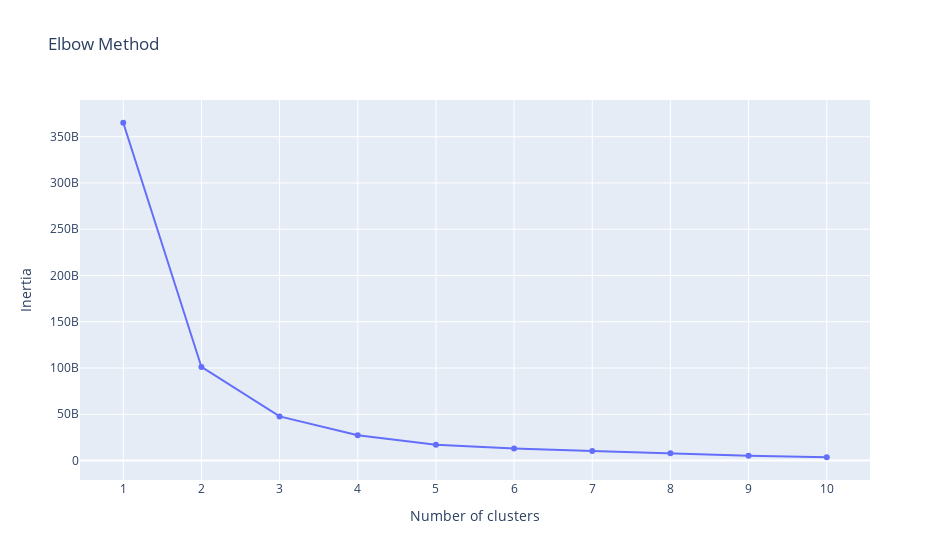
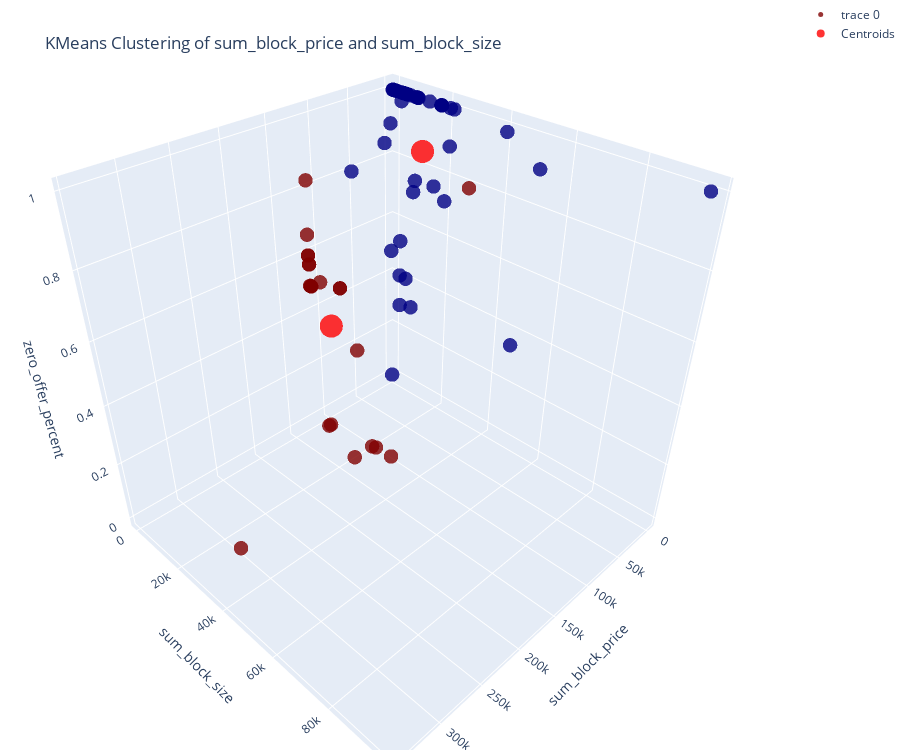

The cell these charts' notebook holds for them, in order:
### Markdown cell above
### Run the Cluster Function and Display Cluster Statistics

### Code cell
aggregate_choice = input('Would you like to aggregate the data before clustering? (Yes/No): ').lower()




if aggregate_choice == 'yes':
    aggregate_features_input = input('Enter the features you would like to cluster by separated by a space: ').split()
    aggregate_data_df = aggregate_data(daily_master_df)
    # add sum prefix to columns in aggregate_features
    for i in range(len(aggregate_features_input)): 
        if aggregate_features_input[i] != 'dispatched' and aggregate_features_input[i] != 'flexible' and aggregate_features_input[i] != 'zero_offer_percent':
            aggregate_features_input[i] = 'sum_' + aggregate_features_input[i]
        elif aggregate_features_input[i] == 'dispatched' or aggregate_features_input[i] == 'flexible':
            aggregate_features_input[i] = 'count_' + aggregate_features_input[i]
        elif aggregate_features_input[i] == 'zero_offer_percent':
            continue

    # perform the elbow method
    elbow_method(aggregate_data_df, aggregate_features_input)
    # prompt the user for the optimal number of clusters as determined by the elbow method plot
    optimal_clusters = int(input('Enter the optimal number of clusters: '))
    # perform the kmeans clustering on the aggregated data
    kmeans_cluster(aggregate_data_df, aggregate_features_input, optimal_clusters, aggregate_features_input, f'KMeans Clustering of {aggregate_features_input[0]} and {aggregate_features_input[1]}')

elif aggregate_choice == 'no':
    # prompt the user for the features they would like to cluster by
    features_input = input('Enter the features you would like to cluster by, separated by a space: ').split()

    # perform the elbow method
    elbow_method(daily_master_df, features_input)
    
    # prompt the user for the optimal number of clusters as determined by the elbow method plot
    optimal_clusters = int(input('Enter the optimal number of clusters: '))    
    if len(features_input) == 1:
        print("Error! Cannot perform clustering with only one feature. Please enter at least two features.")

    if len(features_input) == 2:
        kmeans_cluster(daily_master_df, features_input, optimal_clusters, features_input, f'KMeans Clustering of {features_input[0]} and {features_input[1]}')
        
    if len(features_input) == 3:
        kmeans_cluster(daily_master_df, features_input, optimal_clusters, features_input, f'KMeans Clustering of {features_input[0]}, {features_input[1]}, and {features_input[2]}') 

    if len(features_input) > 3:
        kmeans_cluster(daily_master_df, features_input, optimal_clusters, features_input, f'KMeans Clustering of Selected Features')

else:
    print('Invalid input. Please enter either "Yes" or "No".')

### Figure 1 — Plotly figure (JSON) as saved in the notebook; plotly's stock layout.template omitted (floating-point values rounded to 4 significant figures)
{"data": [{"mode": "lines+markers", "name": "Inertia", "type": "scatter", "x": [1, 2, 3, 4, 5, 6, 7, 8, 9, 10], "y": [365100000000.0, 101100000000.0, 47720000000.0, 27280000000.0, 17160000000.0, 13130000000.0, 10370000000.0, 7837000000.0, 5076000000.0, 3550000000.0]}], "layout": {"title": {"text": "Elbow Method"}, "width": 950, "xaxis": {"tickmode": "linear", "title": {"text": "Number of clusters"}}, "yaxis": {"title": {"text": "Inertia"}}}}

### Figure 2 — Plotly figure (JSON) as saved in the notebook; plotly's stock layout.template omitted (floating-point values rounded to 4 significant figures)
{"data": [{"hoverinfo": "text", "marker": {"color": [1, 1, 1, 1, 1, 1, 1, 1, 1, 1, 1, 1, 1, 0, 1, 1, 0, 1, 1, 1, 1, 1, 0, 0, 0, 0, 0, 0, 0, 0, 0, 0, 0, 0, 0, 0, 0, 0, 0, 0, 0, 0, 0, 0, 0, 0, 0, 0, 0, 0, 0, 0, 0, 0, 0, 0, 0, 0, 0, 0, 0, 0, 0, 0, 0, 1, 1, 0], "colorscale": [[0, "rgb(0,0,131)"], [0.2, "rgb(0,60,170)"], [0.4, "rgb(5,255,255)"], [0.6, "rgb(255,255,0)"], [0.8, "rgb(250,0,0)"], [1, "rgb(128,0,0)"]], "opacity": 0.8, "size": 5}, "mode": "markers", "text": ["asset_ID: BHL1<br>sum_block_price: 119998.79999999999<br>sum_block_size: 600<br>zero_offer_percent: 0.6", "asset_ID: COD1<br>sum_block_price: 119998.79999999999<br>sum_block_size: 600<br>zero_offer_percent: 0.6", "asset_ID: GEN5<br>sum_block_price: 119998.79999999999<br>sum_block_size: 1440<br>zero_offer_percent: 0.8333333333333334", "asset_ID: ME04<br>sum_block_price: 119998.79999999999<br>sum_block_size: 720<br>zero_offer_percent: 0.6666666666666666", "asset_ID: BFD1<br>sum_block_price: 119998.79999999999<br>sum_block_size: 720<br>zero_offer_percent: 0.5", "asset_ID: ALP1<br>sum_block_price: 119998.79999999999<br>sum_block_size: 840<br>zero_offer_percent: 0.5714285714285714", "asset_ID: ME03<br>sum_block_price: 119998.79999999999<br>sum_block_size: 840<br>zero_offer_percent: 0.5714285714285714", "asset_ID: ME02<br>sum_block_price: 119998.79999999999<br>sum_block_size: 960<br>zero_offer_percent: 0.5", "asset_ID: ALP2<br>sum_block_price: 119998.79999999999<br>sum_block_size: 1200<br>zero_offer_percent: 0.5", "asset_ID: SDH1<br>sum_block_price: 119998.79999999999<br>sum_block_size: 1200<br>zero_offer_percent: 0.5", "asset_ID: CMH1<br>sum_block_price: 161712.25<br>sum_block_size: 33000<br>zero_offer_percent: 0.48457575757575755", "asset_ID: BR5<br>sum_block_price: 343315.48<br>sum_block_size: 47400<br>zero_offer_percent: 0.23333333333333334", "asset_ID: SCR6<br>sum_block_price: 104998.95<br>sum_block_size: 54448<br>zero_offer_percent: 0.9652328827505142", "asset_ID: CRS3<br>sum_block_price: 72325.4<br>sum_block_size: 4838<br>zero_offer_percent: 0.8284415047540306", "asset_ID: VVW1<br>sum_block_price: 118694.24000000002<br>sum_block_size: 5640<br>zero_offer_percent: 0.0", "asset_ID: VVW2<br>sum_block_price: 116071.68000000001<br>sum_block_size: 5640<br>zero_offer_percent: 0.0", "asset_ID: CRS2<br>sum_block_price: 27073.480000000003<br>sum_block_size: 4735<br>zero_offer_percent: 0.8753959873284055", "asset_ID: HRV1<br>sum_block_price: 108000.0<br>sum_block_size: 1200<br>zero_offer_percent: 0.5", "asset_ID: SH2<br>sum_block_price: 216319.74<br>sum_block_size: 48000<br>zero_offer_percent: 0.3", "asset_ID: SD6<br>sum_block_price: 171201.72<br>sum_block_size: 48120<br>zero_offer_percent: 0.22443890274314215", "asset_ID: KH2<br>sum_block_price: 188091.15000000002<br>sum_block_size: 47400<br>zero_offer_percent: 0.28080168776371306", "asset_ID: SH1<br>sum_block_price: 194914.28999999998<br>sum_block_size: 48000<br>zero_offer_percent: 0.3", "asset_ID: EC01<br>sum_block_price: 19280.640000000003<br>sum_block_size: 13440<br>zero_offer_percent: 0.35714285714285715", "asset_ID: DOWG<br>sum_block_price: 33124.81<br>sum_block_size: 25102<br>zero_offer_percent: 0.8126842482670703", "asset_ID: ALS1<br>sum_block_price: 27420.0<br>sum_block_size: 10963<br>zero_offer_percent: 0.47067408556052176", "asset_ID: NPP1<br>sum_block_price: 27672.0<br>sum_block_size: 11215<br>zero_offer_percent: 0.5884975479268837", "asset_ID: SCL1<br>sum_block_price: 10645.259999999998<br>sum_block_size: 54520<br>zero_offer_percent: 0.9317681584739546", "asset_ID: NAT1<br>sum_block_price: 6842.73<br>sum_block_size: 1584<br>zero_offer_percent: 0.49747474747474746", "asset_ID: ANC1<br>sum_block_price: 4935.3<br>sum_block_size: 7250<br>zero_offer_percent: 0.41779310344827586", "asset_ID: ENC3<br>sum_block_price: 27697.020000000004<br>sum_block_size: 11100<br>zero_offer_percent: 0.36576576576576575", "asset_ID: KH3<br>sum_block_price: 27633.11<br>sum_block_size: 53733<br>zero_offer_percent: 0.4187370889397577", "asset_ID: GEN6<br>sum_block_price: 6861.589999999998<br>sum_block_size: 1320<br>zero_offer_percent: 0.9090909090909091", "asset_ID: SET1<br>sum_block_price: 5457.780000000002<br>sum_block_size: 1547<br>zero_offer_percent: 0.01680672268907563", "asset_ID: JOF1<br>sum_block_price: 4060.1000000000004<br>sum_block_size: 9750<br>zero_offer_percent: 0.72", "asset_ID: FH1<br>sum_block_price: 7901.76<br>sum_block_size: 22787<br>zero_offer_percent: 0.7372624742177557", "asset_ID: MKR1<br>sum_block_price: 3592.56<br>sum_block_size: 22997<br>zero_offer_percent: 0.8975083706570423", "asset_ID: TC01<br>sum_block_price: 3217.6800000000003<br>sum_block_size: 10158<br>zero_offer_percent: 0.7560543414057885", "asset_ID: DRW1<br>sum_block_price: 0.0<br>sum_block_size: 360<br>zero_offer_percent: 1.0", "asset_ID: MUL1<br>sum_block_price: 0.0<br>sum_block_size: 600<br>zero_offer_percent: 1.0", "asset_ID: UOC1<br>sum_block_price: 0.0<br>sum_block_size: 1440<br>zero_offer_percent: 1.0", "asset_ID: TLM2<br>sum_block_price: 0.0<br>sum_block_size: 1560<br>zero_offer_percent: 1.0", "asset_ID: WCD1<br>sum_block_price: 0.0<br>sum_block_size: 1800<br>zero_offer_percent: 1.0", "asset_ID: BCR2<br>sum_block_price: 0.0<br>sum_block_size: 3360<br>zero_offer_percent: 1.0", "asset_ID: SCR1<br>sum_block_price: 0.0<br>sum_block_size: 4197<br>zero_offer_percent: 1.0", "asset_ID: PH1<br>sum_block_price: 0.0<br>sum_block_size: 4378<br>zero_offer_percent: 1.0", "asset_ID: CRS1<br>sum_block_price: 3549.5899999999997<br>sum_block_size: 4744<br>zero_offer_percent: 0.9799747048903878", "asset_ID: HMT1<br>sum_block_price: 0.0<br>sum_block_size: 4560<br>zero_offer_percent: 1.0", "asset_ID: RL1<br>sum_block_price: 0.0<br>sum_block_size: 5040<br>zero_offer_percent: 1.0", "asset_ID: HRT1<br>sum_block_price: 0.0<br>sum_block_size: 5640<br>zero_offer_percent: 1.0", "asset_ID: RB5<br>sum_block_price: 0.0<br>sum_block_size: 5880<br>zero_offer_percent: 1.0", "asset_ID: CL01<br>sum_block_price: 0.0<br>sum_block_size: 9268<br>zero_offer_percent: 1.0", "asset_ID: FNG1<br>sum_block_price: 0.0<br>sum_block_size: 6120<br>zero_offer_percent: 1.0", "asset_ID: BCRK<br>sum_block_price: 0.0<br>sum_block_size: 7200<br>zero_offer_percent: 1.0", "asset_ID: EC04<br>sum_block_price: 0.0<br>sum_block_size: 9771<br>zero_offer_percent: 1.0", "asset_ID: PR1<br>sum_block_price: 0.0<br>sum_block_size: 10055<br>zero_offer_percent: 1.0", "asset_ID: TC02<br>sum_block_price: 0.0<br>sum_block_size: 10200<br>zero_offer_percent: 1.0", "asset_ID: MEG1<br>sum_block_price: 0.0<br>sum_block_size: 14400<br>zero_offer_percent: 1.0", "asset_ID: APS1<br>sum_block_price: 0.0<br>sum_block_size: 18592<br>zero_offer_percent: 1.0", "asset_ID: BR4<br>sum_block_price: 0.0<br>sum_block_size: 18600<br>zero_offer_percent: 1.0", "asset_ID: IOR2<br>sum_block_price: 0.0<br>sum_block_size: 18861<br>zero_offer_percent: 1.0", "asset_ID: IOR1<br>sum_block_price: 0.0<br>sum_block_size: 18821<br>zero_offer_percent: 1.0", "asset_ID: NX02<br>sum_block_price: 0.0<br>sum_block_size: 21960<br>zero_offer_percent: 1.0", "asset_ID: MKRC<br>sum_block_price: 0.0<br>sum_block_size: 23285<br>zero_offer_percent: 1.0", "asset_ID: SCR5<br>sum_block_price: 1902.9<br>sum_block_size: 41662<br>zero_offer_percent: 0.9878786424079496", "asset_ID: EGC1<br>sum_block_price: 0.0<br>sum_block_size: 97474<br>zero_offer_percent: 1.0", "asset_ID: NPC3<br>sum_block_price: 79999.2<br>sum_block_size: 720<br>zero_offer_percent: 0.4444444444444444", "asset_ID: NPC2<br>sum_block_price: 79999.2<br>sum_block_size: 720<br>zero_offer_percent: 0.4444444444444444", "asset_ID: NX01<br>sum_block_price: 0.0<br>sum_block_size: 294<br>zero_offer_percent: 1.0"], "type": "scatter3d", "x": [120000.0, 120000.0, 120000.0, 120000.0, 120000.0, 120000.0, 120000.0, 120000.0, 120000.0, 120000.0, 161700.0, 343300.0, 105000.0, 72330.0, 118700.0, 116100.0, 27070.0, 108000, 216300.0, 171200.0, 188100.0, 194900.0, 19280.0, 33120.0, 27420, 27672, 10650.0, 6843.0, 4935.0, 27700.0, 27630.0, 6862.0, 5458.0, 4060.0, 7902.0, 3593.0, 3218.0, 0, 0, 0, 0, 0, 0, 0, 0, 3550.0, 0, 0, 0, 0, 0, 0, 0, 0, 0, 0, 0, 0, 0, 0, 0, 0, 0, 1903.0, 0, 80000.0, 80000.0, 0], "y": [600, 600, 1440, 720, 720, 840, 840, 960, 1200, 1200, 33000, 47400, 54448, 4838, 5640, 5640, 4735, 1200, 48000, 48120, 47400, 48000, 13440, 25102, 10963, 11215, 54520, 1584, 7250, 11100, 53733, 1320, 1547, 9750, 22787, 22997, 10158, 360, 600, 1440, 1560, 1800, 3360, 4197, 4378, 4744, 4560, 5040, 5640, 5880, 9268, 6120, 7200, 9771, 10055, 10200, 14400, 18592, 18600, 18861, 18821, 21960, 23285, 41662, 97474, 720, 720, 294], "z": [0.6, 0.6, 0.8333, 0.6667, 0.5, 0.5714, 0.5714, 0.5, 0.5, 0.5, 0.4846, 0.2333, 0.9652, 0.8284, 0, 0, 0.8754, 0.5, 0.3, 0.2244, 0.2808, 0.3, 0.3571, 0.8127, 0.4707, 0.5885, 0.9318, 0.4975, 0.4178, 0.3658, 0.4187, 0.9091, 0.01681, 0.72, 0.7373, 0.8975, 0.7561, 1, 1, 1, 1, 1, 1, 1, 1, 0.98, 1, 1, 1, 1, 1, 1, 1, 1, 1, 1, 1, 1, 1, 1, 1, 1, 1, 0.9879, 1, 0.4444, 0.4444, 1]}, {"marker": {"color": "red", "opacity": 0.8, "size": 8}, "mode": "markers", "name": "Centroids", "type": "scatter3d", "x": [6982.0, 140200.0], "y": [13850.0, 15880.0], "z": [0.8602, 0.4555]}], "layout": {"height": 750, "margin": {"b": 0, "l": 0, "r": 0, "t": 0}, "scene": {"xaxis": {"title": {"text": "sum_block_price"}}, "yaxis": {"title": {"text": "sum_block_size"}}, "zaxis": {"title": {"text": "zero_offer_percent"}}}, "title": {"text": "KMeans Clustering of sum_block_price and sum_block_size", "y": 0.95}}}
